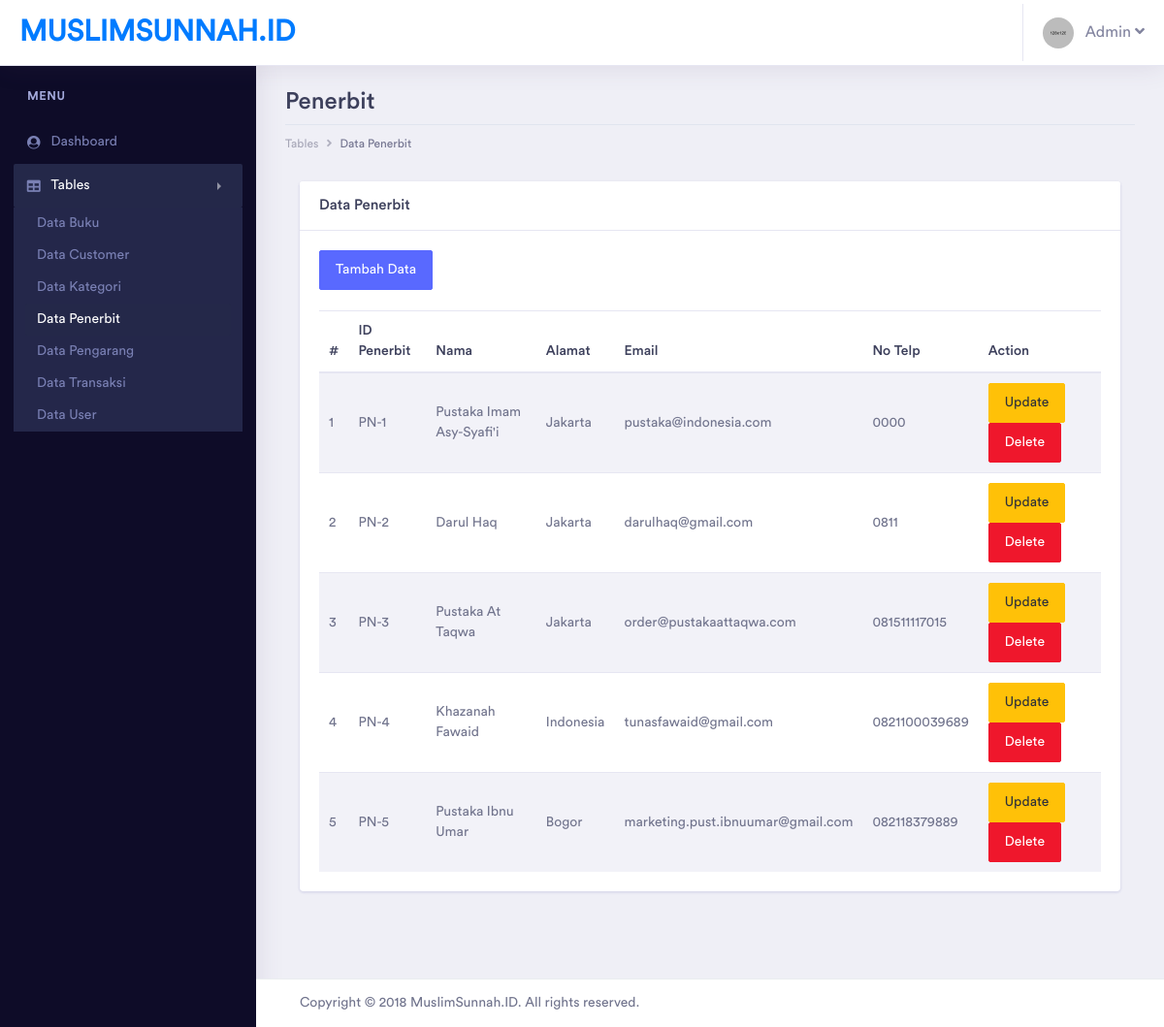
Page /admin/pages/tables/penerbit/table_penerbit.php (signed in) on the committed database.
### tables this page shows
CREATE TABLE `penerbit` (
  `id_penerbit` varchar(20) NOT NULL,
  `nama_penerbit` varchar(100) NOT NULL,
  `alamat_penerbit` varchar(100) NOT NULL,
  `email_penerbit` varchar(50) NOT NULL,
  `telp_penerbit` varchar(20) NOT NULL,
  `deleted` tinyint(1) NOT NULL
);

### admin/pages/tables/penerbit/table_penerbit.php (the view, shortened to what this page needs)
<?php
include '../../../../helper/connection.php';
?>
<?php
if(!$_SESSION['username'] && !$_SESSION['password'] && $_SESSION['tipe_user'] != "Admin")
{
    echo "
		<script type='text/javascript'>
		alert('Anda harus login terlebih dahulu!')
		window.location='../../../index.php';
		</script>";
}
else
{
?>
<!doctype html>
<html lang="en">
<head>
    <link rel="stylesheet" href="../../../assets/vendor/bootstrap/css/bootstrap.min.css">
    <link href="../../../assets/vendor/fonts/circular-std/style.css" rel="stylesheet">
    <link rel="stylesheet" href="../../../assets/libs/css/style.css">
    <link rel="stylesheet" href="../../../assets/vendor/fonts/fontawesome/css/fontawesome-all.css">
    <link rel="stylesheet" href="../../../assets/vendor/charts/chartist-bundle/chartist.css">
    <link rel="stylesheet" href="../../../assets/vendor/charts/morris-bundle/morris.css">
    <link rel="stylesheet" href="../../../assets/vendor/fonts/material-design-iconic-font/css/materialdesignicons.min.css">
    <link rel="stylesheet" href="../../../assets/vendor/charts/c3charts/c3.css">
    <link rel="stylesheet" href="../../../assets/vendor/fonts/flag-icon-css/flag-icon.min.css">
</head>
<body>
    <div class="dashboard-main-wrapper">
        <div class="dashboard-header">
            <nav class="navbar navbar-expand-lg bg-white fixed-top">
                <a class="navbar-brand" href="../../../dashboard.php">MUSLIMSUNNAH.ID</a>
                <div class="collapse navbar-collapse " id="navbarSupportedContent">
                    <ul class="navbar-nav ml-auto navbar-right-top">
                        <li class="nav-item dropdown nav-user">
                            <a class="nav-link nav-user-img" href="#" id="navbarDropdownMenuLink2" data-toggle="dropdown"
                                aria-haspopup="true" aria-expanded="false"><img src="../../../assets/images/avatar-1.jpg"
                                    alt="" class="user-avatar-md rounded-circle">&nbsp;&nbsp;&nbsp;Admin <i class="fas fa-angle-down"></i></a>
                        </li>
                    </ul>
                </div>
            </nav>
        </div>
        <div class="nav-left-sidebar sidebar-dark">
            <div class="menu-list">
                <nav class="navbar navbar-expand-lg navbar-light">
                    <div class="collapse navbar-collapse" id="navbarNav">
                        <ul class="navbar-nav flex-column">
                            <li class="nav-divider">
                                Menu
                            </li>
                            <li class="nav-item ">
                                <a class="nav-link" href="../../../dashboard.php" aria-expanded="false" data-target="#submenu-1"
                                    aria-controls="submenu-1"><i class="fa fa-fw fa-user-circle"></i>Dashboard
                                    <span class="badge badge-success">6</span></a>
                            </li>
                            <li class="nav-item">
                                <a class="nav-link active" href="#" data-toggle="collapse" aria-expanded="false"
                                    data-target="#submenu-5" aria-controls="submenu-5"><i class="fas fa-fw fa-table"></i>Tables</a>
                                <div id="submenu-5" class="collapse submenu show" style="">
                                    <ul class="nav flex-column">
                                        <li class="nav-item">
                                            <a class="nav-link" href="../buku/table_buku.php">Data Buku</a>
                                        </li>
                                        <li class="nav-item">
                                            <a class="nav-link" href="../customer/table_customer.php">Data Customer</a>
                                        </li>
                                        <li class="nav-item">
                                            <a class="nav-link" href="../kategori/table_kategori.php">Data
                                                Kategori</a>
                                        </li>
                                        <li class="nav-item">
                                            <a class="nav-link active" href="table_penerbit.php">Data Penerbit</a>
                                        </li>
                                        <li class="nav-item">
                                            <a class="nav-link" href="../pengarang/table_pengarang.php">Data Pengarang</a>
                                        </li>
                                        <li class="nav-item">
                                            <a class="nav-link" href="../transaksi/table_transaksi.php">Data Transaksi</a>
                                        </li>
                                        <li class="nav-item">
                                            <a class="nav-link" href="../user/table_user.php">Data User</a>
                                        </li>
                                    </ul>
                                </div>
                            </li>
                        </ul>
                    </div>
                </nav>
            </div>
        </div>
        <div class="dashboard-wrapper">
            <div class="dashboard-ecommerce">
                <div class="container-fluid dashboard-content ">
                    <div class="row">
                        <div class="col-xl-12 col-lg-12 col-md-12 col-sm-12 col-12">
                            <div class="page-header">
                                <h2 class="pageheader-title">Penerbit</h2>
                                <div class="page-breadcrumb">
                                    <nav aria-label="breadcrumb">
                                        <ol class="breadcrumb">
                                            <li class="breadcrumb-item"><a href="#" class="breadcrumb-link">Tables</a></li>
                                            <li class="breadcrumb-item active" aria-current="page">Data Penerbit</li>
                                        </ol>
                                    </nav>
                                </div>
                            </div>
                        </div>
                    </div>
                    <div class="col-xl-12">
                        <div class="card">
                            <h5 class="card-header">Data Penerbit</h5>
                            <div class="card-body">
                                <a href="form_penerbit.php" class="btn btn-primary">Tambah Data</a>
                                <br><br>
                                <table class="table table-striped">
                                    <thead>
                                        <tr>
                                            <th>#</th>
                                            <th>ID Penerbit</th>
                                            <th>Nama</th>
                                            <th>Alamat</th>
                                            <th>Email</th>
                                            <th>No Telp</th>
                                            <th>Action</th>
                                        </tr>
                                    </thead>
                                    <tbody>
                                        <?php
                                            $query =
                                            "SELECT * FROM penerbit WHERE deleted = 0";
                                            $result = mysqli_query($con, $query);
                                            if (mysqli_num_rows($result) > 0)
                                            {
                                                $index = 1;
                                                while($row = mysqli_fetch_assoc($result))
                                                {
                                                    $id_penerbit = $row['id_penerbit'];
                                                    echo "
                                                    <tr>
                                                        <td>" . $index++ . "</td>
                                                        <td>" . $row["id_penerbit"] . "</td>
                                                        <td>" . $row["nama_penerbit"] . "</td>
                                                        <td>" . $row["alamat_penerbit"] . "</td>
                                                        <td>" . $row["email_penerbit"] . "</td>
                                                        <td>" . $row["telp_penerbit"] . "</td>
                                                        <td>
                                                            <a href='form_edit_penerbit.php?id_penerbit=$id_penerbit' class='btn btn-warning'>Update</a>
                                                            <a href='process/delete_penerbit.php?id_penerbit=$id_penerbit' class='btn btn-danger'>Delete</a>
                                                        </td>
                                                    </tr>
                                                    ";
                                                }
                                            }
                                            ?>
                                    </tbody>
                                </table>
                            </div>
                        </div>
                    </div>
                </div>
            </div>
            <div class="footer">
                <div class="container-fluid">
                    <div class="row">
                        <div class="col-xl-6 col-lg-6 col-md-6 col-sm-12 col-12">
                            Copyright © 2018 MuslimSunnah.ID. All rights reserved.
                        </div>
                        <div class="col-xl-6 col-lg-6 col-md-6 col-sm-12 col-12">
                        </div>
                    </div>
                </div>
            </div>
        </div>
    </div>
</body>
</html>
<?php } ?>

### rows in the picture
penerbit: id_penerbit "PN-1", nama_penerbit "Pustaka Imam Asy-Syafi'i", alamat_penerbit "Jakarta", email_penerbit "pustaka@indonesia.com", telp_penerbit "0000"
penerbit: id_penerbit "PN-2", nama_penerbit "Darul Haq", alamat_penerbit "Jakarta", email_penerbit "darulhaq@gmail.com", telp_penerbit "0811"
penerbit: id_penerbit "PN-3", nama_penerbit "Pustaka At Taqwa", alamat_penerbit "Jakarta", email_penerbit "order@pustakaattaqwa.com", telp_penerbit "081511117015"
penerbit: id_penerbit "PN-4", nama_penerbit "Khazanah Fawaid", alamat_penerbit "Indonesia", email_penerbit "tunasfawaid@gmail.com", telp_penerbit "0821100039689"
penerbit: id_penerbit "PN-5", nama_penerbit "Pustaka Ibnu Umar", alamat_penerbit "Bogor", email_penerbit "marketing.pust.ibnuumar@gmail.com", telp_penerbit "082118379889"
